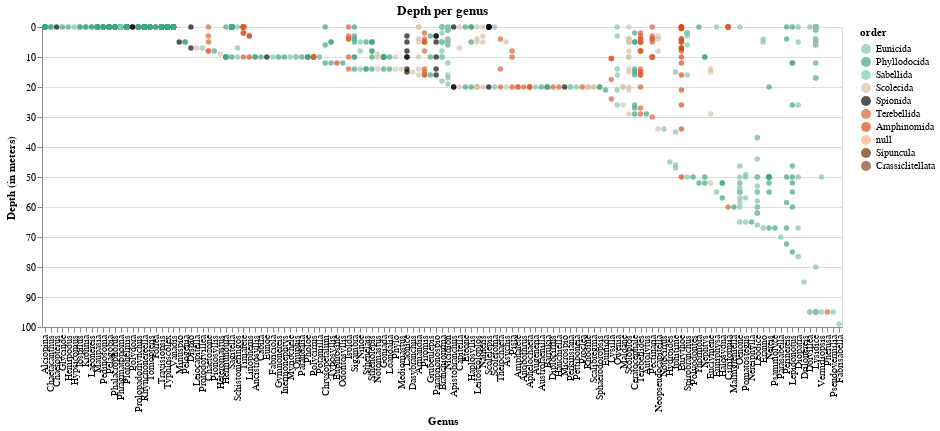

The notebook cell saved with this chart:
### Markdown cell above
#### grupo de menor profundidade

menos pontos (generos menos representados)

### Code cell
# ordering x-axis per mean altitude
temp = alt.Chart(teste[teste['genus'].isin(grupo2)], width= 800,
                 title='Depth per genus').mark_circle(color= cores[0]).encode(
    x = alt.X('genus', type='nominal', title='Genus',
             sort=alt.EncodingSortField('min_depth', op='max', order="ascending")),
    y = alt.Y('min_depth', type='quantitative', title='Depth (in meters)', 
              scale= alt.Scale(domain=[threshold, 0])),
    color = alt.Color('order', scale= alt.Scale(domain=ordens, range=cores)),
    tooltip = alt.Tooltip(['catalog_number', 'family', 'genus','species',
                            'qualifier', 'start_year', 'determined_year','collector_full_name',
                            'country', 'state', 'locality', 'min_depth'])
)

temp.save('./graphs/depth/genus/depth_per_genus-menor-profundidade.html')
temp

### Figure 1 — Vega-Lite specification as saved in the notebook (floating-point values rounded to 4 significant figures; data arrays with more than 128 entries replaced by an {"elided": "..."} marker saying what was removed)
{"config": {"view": {"continuousWidth": 400, "continuousHeight": 300}}, "data": {"name": "data-bcdb9e0048affe43bcfba35bf4685987"}, "mark": {"type": "circle", "color": "#8ABFB0"}, "encoding": {"color": {"type": "nominal", "field": "order", "scale": {"domain": ["Eunicida", "Phyllodocida", "Sabellida", "Scolecida", "Spionida", "Terebellida", "Amphinomida", NaN, "Sipuncula", "Crassiclitellata"], "range": ["#8ABFB0", "#41A681", "#7ACAAB", "#D9C2AD", "#0D0D0D", "#D96236", "#D94B18", "#FFB27C", "#732C02", "#86471B"]}}, "tooltip": [{"type": "nominal", "field": "catalog_number"}, {"type": "nominal", "field": "family"}, {"type": "nominal", "field": "genus"}, {"type": "nominal", "field": "species"}, {"type": "nominal", "field": "qualifier"}, {"type": "quantitative", "field": "start_year"}, {"type": "quantitative", "field": "determined_year"}, {"type": "nominal", "field": "collector_full_name"}, {"type": "nominal", "field": "country"}, {"type": "nominal", "field": "state"}, {"type": "nominal", "field": "locality"}, {"type": "quantitative", "field": "min_depth"}], "x": {"type": "nominal", "field": "genus", "sort": {"field": "min_depth", "op": "max", "order": "ascending"}, "title": "Genus"}, "y": {"type": "quantitative", "field": "min_depth", "scale": {"domain": [100, 0]}, "title": "Depth (in meters)"}}, "title": "Depth per genus", "width": 800, "$schema": "https://vega.github.io/schema/vega-lite/v4.8.1.json", "datasets": {"data-bcdb9e0048affe43bcfba35bf4685987": {"elided": "1583 records"}}}
